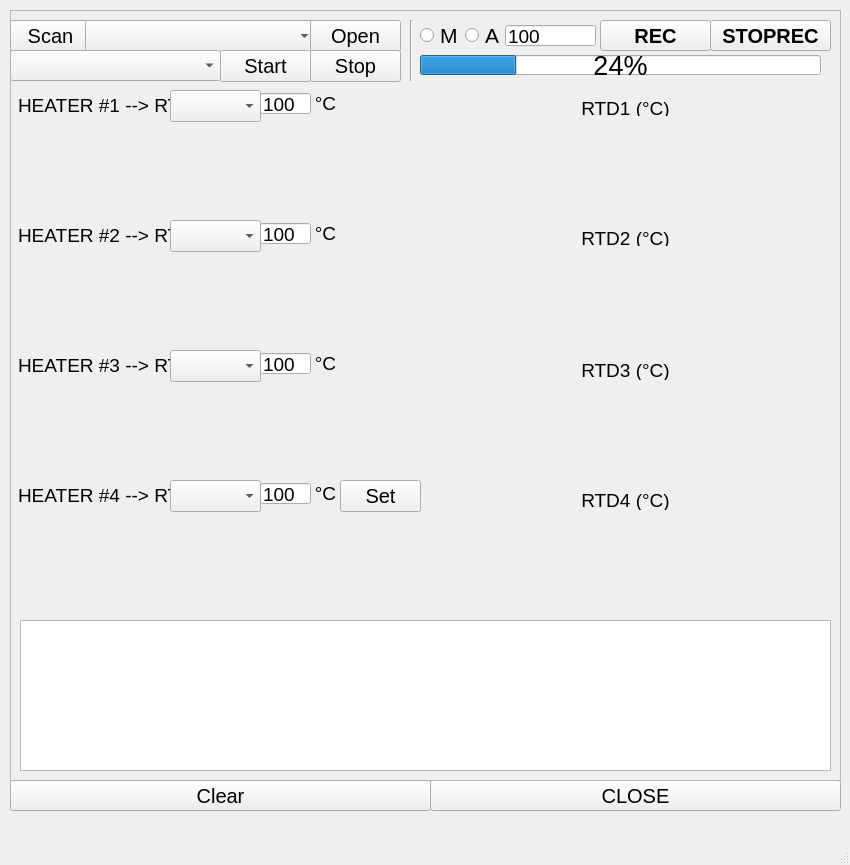
<?xml version="1.0" encoding="UTF-8"?>
<ui version="4.0">
 <class>mainWindow</class>
 <widget class="QMainWindow" name="mainWindow">
  <property name="geometry">
   <rect>
    <x>0</x>
    <y>0</y>
    <width>850</width>
    <height>865</height>
   </rect>
  </property>
  <property name="windowTitle">
   <string>MainWindow</string>
  </property>
  <widget class="QWidget" name="centralwidget">
   <widget class="QPushButton" name="close_btn">
    <property name="geometry">
     <rect>
      <x>430</x>
      <y>780</y>
      <width>411</width>
      <height>31</height>
     </rect>
    </property>
    <property name="font">
     <font>
      <pointsize>15</pointsize>
     </font>
    </property>
    <property name="text">
     <string>CLOSE</string>
    </property>
   </widget>
   <widget class="QFrame" name="frame_2">
    <property name="geometry">
     <rect>
      <x>10</x>
      <y>10</y>
      <width>831</width>
      <height>771</height>
     </rect>
    </property>
    <property name="frameShape">
     <enum>QFrame::StyledPanel</enum>
    </property>
    <property name="frameShadow">
     <enum>QFrame::Raised</enum>
    </property>
    <widget class="QPushButton" name="scan_btn">
     <property name="geometry">
      <rect>
       <x>0</x>
       <y>10</y>
       <width>81</width>
       <height>31</height>
      </rect>
     </property>
     <property name="font">
      <font>
       <pointsize>15</pointsize>
      </font>
     </property>
     <property name="text">
      <string>Scan</string>
     </property>
    </widget>
    <widget class="QComboBox" name="serial_comboBox">
     <property name="geometry">
      <rect>
       <x>75</x>
       <y>10</y>
       <width>231</width>
       <height>32</height>
      </rect>
     </property>
     <property name="font">
      <font>
       <pointsize>14</pointsize>
      </font>
     </property>
    </widget>
    <widget class="QComboBox" name="speed_comboBox">
     <property name="geometry">
      <rect>
       <x>0</x>
       <y>40</y>
       <width>211</width>
       <height>31</height>
      </rect>
     </property>
     <property name="sizePolicy">
      <sizepolicy hsizetype="Preferred" vsizetype="Fixed">
       <horstretch>0</horstretch>
       <verstretch>0</verstretch>
      </sizepolicy>
     </property>
     <property name="font">
      <font>
       <pointsize>14</pointsize>
      </font>
     </property>
    </widget>
    <widget class="QPushButton" name="open_btn">
     <property name="geometry">
      <rect>
       <x>300</x>
       <y>10</y>
       <width>91</width>
       <height>32</height>
      </rect>
     </property>
     <property name="font">
      <font>
       <pointsize>15</pointsize>
      </font>
     </property>
     <property name="text">
      <string>Open</string>
     </property>
    </widget>
    <widget class="QTextBrowser" name="log">
     <property name="geometry">
      <rect>
       <x>10</x>
       <y>610</y>
       <width>811</width>
       <height>151</height>
      </rect>
     </property>
     <property name="font">
      <font>
       <pointsize>12</pointsize>
      </font>
     </property>
    </widget>
    <widget class="QPushButton" name="start_serial_btn">
     <property name="geometry">
      <rect>
       <x>210</x>
       <y>40</y>
       <width>91</width>
       <height>32</height>
      </rect>
     </property>
     <property name="font">
      <font>
       <pointsize>15</pointsize>
      </font>
     </property>
     <property name="text">
      <string>Start</string>
     </property>
    </widget>
    <widget class="QPushButton" name="stop_serial_btn">
     <property name="geometry">
      <rect>
       <x>300</x>
       <y>40</y>
       <width>91</width>
       <height>32</height>
      </rect>
     </property>
     <property name="font">
      <font>
       <pointsize>15</pointsize>
      </font>
     </property>
     <property name="text">
      <string>Stop</string>
     </property>
    </widget>
    <widget class="QPushButton" name="recording_btn">
     <property name="geometry">
      <rect>
       <x>590</x>
       <y>10</y>
       <width>111</width>
       <height>31</height>
      </rect>
     </property>
     <property name="font">
      <font>
       <pointsize>15</pointsize>
       <weight>75</weight>
       <italic>false</italic>
       <bold>true</bold>
      </font>
     </property>
     <property name="text">
      <string>REC</string>
     </property>
    </widget>
    <widget class="PlotWidget" name="rtd1_plot" native="true">
     <property name="geometry">
      <rect>
       <x>420</x>
       <y>110</y>
       <width>401</width>
       <height>101</height>
      </rect>
     </property>
    </widget>
    <widget class="PlotWidget" name="rtd3_plot" native="true">
     <property name="geometry">
      <rect>
       <x>420</x>
       <y>370</y>
       <width>401</width>
       <height>101</height>
      </rect>
     </property>
    </widget>
    <widget class="QLabel" name="label">
     <property name="geometry">
      <rect>
       <x>540</x>
       <y>90</y>
       <width>151</width>
       <height>16</height>
      </rect>
     </property>
     <property name="font">
      <font>
       <pointsize>14</pointsize>
      </font>
     </property>
     <property name="text">
      <string>RTD1 (°C)</string>
     </property>
     <property name="alignment">
      <set>Qt::AlignCenter</set>
     </property>
    </widget>
    <widget class="QLabel" name="label_2">
     <property name="geometry">
      <rect>
       <x>520</x>
       <y>350</y>
       <width>191</width>
       <height>20</height>
      </rect>
     </property>
     <property name="font">
      <font>
       <pointsize>14</pointsize>
      </font>
     </property>
     <property name="text">
      <string>RTD3 (°C)</string>
     </property>
     <property name="alignment">
      <set>Qt::AlignCenter</set>
     </property>
    </widget>
    <widget class="QProgressBar" name="recording_bar">
     <property name="geometry">
      <rect>
       <x>410</x>
       <y>45</y>
       <width>401</width>
       <height>20</height>
      </rect>
     </property>
     <property name="font">
      <font>
       <pointsize>20</pointsize>
      </font>
     </property>
     <property name="value">
      <number>24</number>
     </property>
    </widget>
    <widget class="PlotWidget" name="rtd2_plot" native="true">
     <property name="geometry">
      <rect>
       <x>420</x>
       <y>240</y>
       <width>401</width>
       <height>101</height>
      </rect>
     </property>
    </widget>
    <widget class="QLabel" name="label_3">
     <property name="geometry">
      <rect>
       <x>540</x>
       <y>220</y>
       <width>151</width>
       <height>16</height>
      </rect>
     </property>
     <property name="font">
      <font>
       <pointsize>14</pointsize>
      </font>
     </property>
     <property name="text">
      <string>RTD2 (°C)</string>
     </property>
     <property name="alignment">
      <set>Qt::AlignCenter</set>
     </property>
    </widget>
    <widget class="QPushButton" name="stoprecording_btn">
     <property name="geometry">
      <rect>
       <x>700</x>
       <y>10</y>
       <width>121</width>
       <height>31</height>
      </rect>
     </property>
     <property name="font">
      <font>
       <pointsize>15</pointsize>
       <weight>75</weight>
       <italic>false</italic>
       <bold>true</bold>
      </font>
     </property>
     <property name="text">
      <string>STOPREC</string>
     </property>
    </widget>
    <widget class="QLabel" name="label_4">
     <property name="geometry">
      <rect>
       <x>520</x>
       <y>480</y>
       <width>191</width>
       <height>20</height>
      </rect>
     </property>
     <property name="font">
      <font>
       <pointsize>14</pointsize>
      </font>
     </property>
     <property name="text">
      <string>RTD4 (°C)</string>
     </property>
     <property name="alignment">
      <set>Qt::AlignCenter</set>
     </property>
    </widget>
    <widget class="PlotWidget" name="rtd4_plot" native="true">
     <property name="geometry">
      <rect>
       <x>420</x>
       <y>500</y>
       <width>401</width>
       <height>101</height>
      </rect>
     </property>
    </widget>
    <widget class="QRadioButton" name="manual_btn">
     <property name="geometry">
      <rect>
       <x>410</x>
       <y>15</y>
       <width>51</width>
       <height>20</height>
      </rect>
     </property>
     <property name="font">
      <font>
       <pointsize>16</pointsize>
       <weight>50</weight>
       <bold>false</bold>
      </font>
     </property>
     <property name="text">
      <string>M</string>
     </property>
    </widget>
    <widget class="QLineEdit" name="data_len_input">
     <property name="geometry">
      <rect>
       <x>495</x>
       <y>15</y>
       <width>91</width>
       <height>21</height>
      </rect>
     </property>
     <property name="font">
      <font>
       <pointsize>14</pointsize>
      </font>
     </property>
     <property name="text">
      <string>100</string>
     </property>
    </widget>
    <widget class="QRadioButton" name="auto_btn">
     <property name="geometry">
      <rect>
       <x>455</x>
       <y>15</y>
       <width>51</width>
       <height>20</height>
      </rect>
     </property>
     <property name="font">
      <font>
       <pointsize>16</pointsize>
       <weight>50</weight>
       <bold>false</bold>
      </font>
     </property>
     <property name="text">
      <string>A</string>
     </property>
    </widget>
    <widget class="QLabel" name="label_5">
     <property name="geometry">
      <rect>
       <x>-30</x>
       <y>87</y>
       <width>251</width>
       <height>16</height>
      </rect>
     </property>
     <property name="font">
      <font>
       <pointsize>14</pointsize>
      </font>
     </property>
     <property name="text">
      <string>HEATER #1 --&gt; RTD</string>
     </property>
     <property name="alignment">
      <set>Qt::AlignCenter</set>
     </property>
    </widget>
    <widget class="PlotWidget" name="heater1_pwm_plt" native="true">
     <property name="geometry">
      <rect>
       <x>10</x>
       <y>110</y>
       <width>401</width>
       <height>101</height>
      </rect>
     </property>
    </widget>
    <widget class="PlotWidget" name="heater2_pwm_plt" native="true">
     <property name="geometry">
      <rect>
       <x>10</x>
       <y>240</y>
       <width>401</width>
       <height>101</height>
      </rect>
     </property>
    </widget>
    <widget class="PlotWidget" name="heater3_pwm_plt" native="true">
     <property name="geometry">
      <rect>
       <x>10</x>
       <y>370</y>
       <width>401</width>
       <height>101</height>
      </rect>
     </property>
    </widget>
    <widget class="PlotWidget" name="heater4_pwm_plt" native="true">
     <property name="geometry">
      <rect>
       <x>10</x>
       <y>500</y>
       <width>401</width>
       <height>101</height>
      </rect>
     </property>
    </widget>
    <widget class="QComboBox" name="heater1_rtd_sel">
     <property name="geometry">
      <rect>
       <x>160</x>
       <y>80</y>
       <width>91</width>
       <height>32</height>
      </rect>
     </property>
     <property name="font">
      <font>
       <pointsize>14</pointsize>
      </font>
     </property>
    </widget>
    <widget class="QLabel" name="label_6">
     <property name="geometry">
      <rect>
       <x>-30</x>
       <y>217</y>
       <width>251</width>
       <height>16</height>
      </rect>
     </property>
     <property name="font">
      <font>
       <pointsize>14</pointsize>
      </font>
     </property>
     <property name="text">
      <string>HEATER #2 --&gt; RTD</string>
     </property>
     <property name="alignment">
      <set>Qt::AlignCenter</set>
     </property>
    </widget>
    <widget class="QComboBox" name="heater2_rtd_sel">
     <property name="geometry">
      <rect>
       <x>160</x>
       <y>210</y>
       <width>91</width>
       <height>32</height>
      </rect>
     </property>
     <property name="font">
      <font>
       <pointsize>14</pointsize>
      </font>
     </property>
    </widget>
    <widget class="QLabel" name="label_7">
     <property name="geometry">
      <rect>
       <x>-30</x>
       <y>347</y>
       <width>251</width>
       <height>16</height>
      </rect>
     </property>
     <property name="font">
      <font>
       <pointsize>14</pointsize>
      </font>
     </property>
     <property name="text">
      <string>HEATER #3 --&gt; RTD</string>
     </property>
     <property name="alignment">
      <set>Qt::AlignCenter</set>
     </property>
    </widget>
    <widget class="QComboBox" name="heater3_rtd_sel">
     <property name="geometry">
      <rect>
       <x>160</x>
       <y>340</y>
       <width>91</width>
       <height>32</height>
      </rect>
     </property>
     <property name="font">
      <font>
       <pointsize>14</pointsize>
      </font>
     </property>
    </widget>
    <widget class="QLabel" name="label_8">
     <property name="geometry">
      <rect>
       <x>-30</x>
       <y>477</y>
       <width>251</width>
       <height>16</height>
      </rect>
     </property>
     <property name="font">
      <font>
       <pointsize>14</pointsize>
      </font>
     </property>
     <property name="text">
      <string>HEATER #4 --&gt; RTD</string>
     </property>
     <property name="alignment">
      <set>Qt::AlignCenter</set>
     </property>
    </widget>
    <widget class="QComboBox" name="heater4_rtd_sel">
     <property name="geometry">
      <rect>
       <x>160</x>
       <y>470</y>
       <width>91</width>
       <height>32</height>
      </rect>
     </property>
     <property name="font">
      <font>
       <pointsize>14</pointsize>
      </font>
     </property>
    </widget>
    <widget class="Line" name="line">
     <property name="geometry">
      <rect>
       <x>400</x>
       <y>10</y>
       <width>3</width>
       <height>61</height>
      </rect>
     </property>
     <property name="orientation">
      <enum>Qt::Vertical</enum>
     </property>
    </widget>
    <widget class="QLineEdit" name="heater1_temp_set">
     <property name="geometry">
      <rect>
       <x>250</x>
       <y>83</y>
       <width>51</width>
       <height>21</height>
      </rect>
     </property>
     <property name="font">
      <font>
       <pointsize>14</pointsize>
      </font>
     </property>
     <property name="text">
      <string>100</string>
     </property>
    </widget>
    <widget class="QLineEdit" name="heater2_temp_set">
     <property name="geometry">
      <rect>
       <x>250</x>
       <y>213</y>
       <width>51</width>
       <height>21</height>
      </rect>
     </property>
     <property name="font">
      <font>
       <pointsize>14</pointsize>
      </font>
     </property>
     <property name="text">
      <string>100</string>
     </property>
    </widget>
    <widget class="QLineEdit" name="heater3_temp_set">
     <property name="geometry">
      <rect>
       <x>250</x>
       <y>343</y>
       <width>51</width>
       <height>21</height>
      </rect>
     </property>
     <property name="font">
      <font>
       <pointsize>14</pointsize>
      </font>
     </property>
     <property name="text">
      <string>100</string>
     </property>
    </widget>
    <widget class="QLineEdit" name="heater4_temp_set">
     <property name="geometry">
      <rect>
       <x>250</x>
       <y>473</y>
       <width>51</width>
       <height>21</height>
      </rect>
     </property>
     <property name="font">
      <font>
       <pointsize>14</pointsize>
      </font>
     </property>
     <property name="text">
      <string>100</string>
     </property>
    </widget>
    <widget class="QLabel" name="label_9">
     <property name="geometry">
      <rect>
       <x>300</x>
       <y>85</y>
       <width>31</width>
       <height>16</height>
      </rect>
     </property>
     <property name="font">
      <font>
       <pointsize>14</pointsize>
      </font>
     </property>
     <property name="text">
      <string>°C</string>
     </property>
     <property name="alignment">
      <set>Qt::AlignCenter</set>
     </property>
    </widget>
    <widget class="QLabel" name="label_10">
     <property name="geometry">
      <rect>
       <x>300</x>
       <y>215</y>
       <width>31</width>
       <height>16</height>
      </rect>
     </property>
     <property name="font">
      <font>
       <pointsize>14</pointsize>
      </font>
     </property>
     <property name="text">
      <string>°C</string>
     </property>
     <property name="alignment">
      <set>Qt::AlignCenter</set>
     </property>
    </widget>
    <widget class="QLabel" name="label_11">
     <property name="geometry">
      <rect>
       <x>300</x>
       <y>345</y>
       <width>31</width>
       <height>16</height>
      </rect>
     </property>
     <property name="font">
      <font>
       <pointsize>14</pointsize>
      </font>
     </property>
     <property name="text">
      <string>°C</string>
     </property>
     <property name="alignment">
      <set>Qt::AlignCenter</set>
     </property>
    </widget>
    <widget class="QLabel" name="label_12">
     <property name="geometry">
      <rect>
       <x>300</x>
       <y>475</y>
       <width>31</width>
       <height>16</height>
      </rect>
     </property>
     <property name="font">
      <font>
       <pointsize>14</pointsize>
      </font>
     </property>
     <property name="text">
      <string>°C</string>
     </property>
     <property name="alignment">
      <set>Qt::AlignCenter</set>
     </property>
    </widget>
    <widget class="QPushButton" name="set_heater_btn">
     <property name="geometry">
      <rect>
       <x>330</x>
       <y>470</y>
       <width>81</width>
       <height>32</height>
      </rect>
     </property>
     <property name="font">
      <font>
       <pointsize>15</pointsize>
      </font>
     </property>
     <property name="text">
      <string>Set</string>
     </property>
    </widget>
   </widget>
   <widget class="QPushButton" name="clear_btn">
    <property name="geometry">
     <rect>
      <x>10</x>
      <y>780</y>
      <width>421</width>
      <height>31</height>
     </rect>
    </property>
    <property name="font">
     <font>
      <pointsize>15</pointsize>
     </font>
    </property>
    <property name="text">
     <string>Clear</string>
    </property>
   </widget>
  </widget>
  <widget class="QMenuBar" name="menubar">
   <property name="geometry">
    <rect>
     <x>0</x>
     <y>0</y>
     <width>850</width>
     <height>24</height>
    </rect>
   </property>
  </widget>
  <widget class="QStatusBar" name="statusbar"/>
 </widget>
 <customwidgets>
  <customwidget>
   <class>PlotWidget</class>
   <extends>QWidget</extends>
   <header>pyqtgraph</header>
   <container>1</container>
  </customwidget>
 </customwidgets>
 <resources/>
 <connections/>
</ui>
